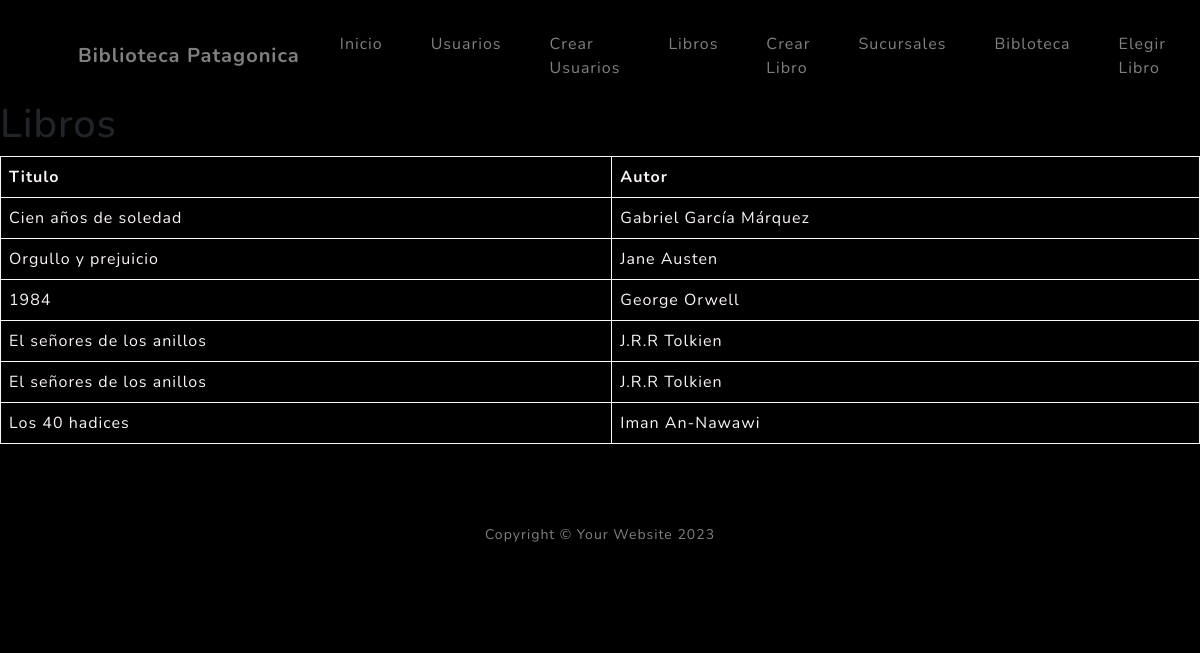
Before: /libro/list with the older database file.
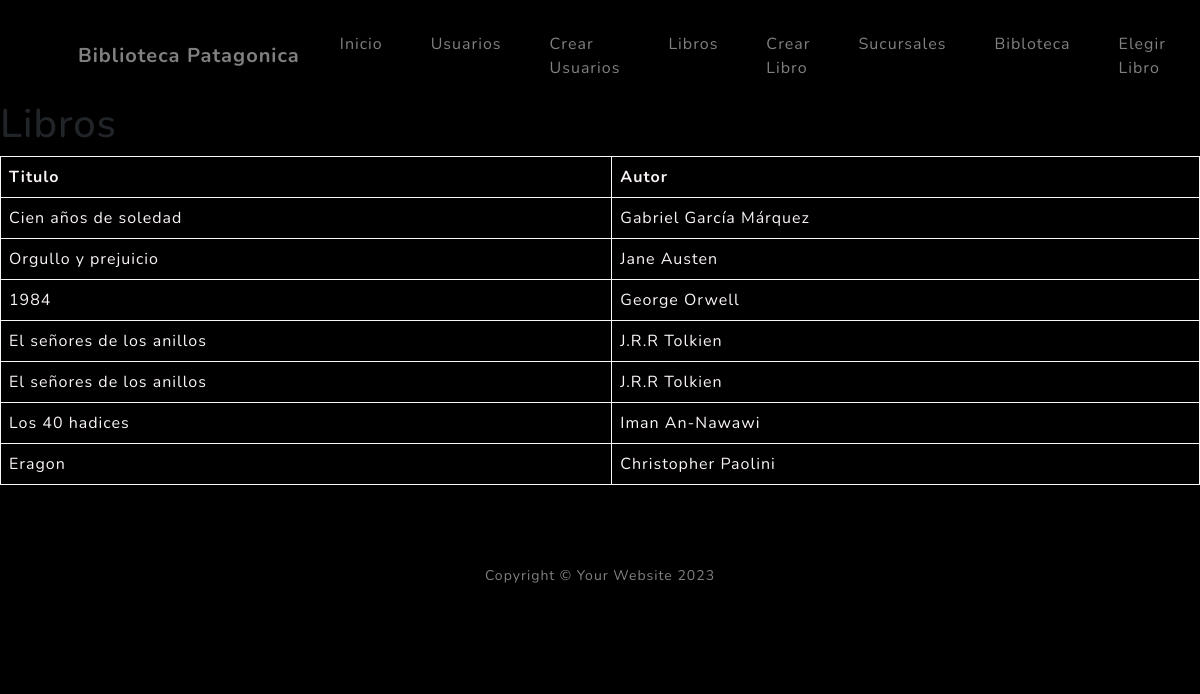
After: the same page with the newer database file.
### apps/core/models.py (models this page shows, shortened)
class Libro(models.Model):
    titulo = models.CharField(max_length=100)
    autor = models.CharField(max_length=100)

### apps/core/views.py (the view)
# urls.py: path("libro/list", views.libro_list, name='libro_list'),
def libro_list(request):
    consulta = models.Libro.objects.all()
    contexto = {"libros": consulta}
    return render(request, "core/libro_list.html", contexto)

### apps/core/templates/core/libro_list.html (shortened to what this page needs)
{% extends 'core/base.html' %}
{% block contenido %}
    <h1>Libros</h1>
    <table border="1">
        <thead>
            <tr>
                <th>Titulo</th>
                <th>Autor</th>
            </tr>
        </thead>
        <tbody>
            {% for libro in libros  %}
                <tr>
                    <td>{{libro.titulo}}</td>
                    <td>{{libro.autor}}</td>
                </tr>
            {% endfor %}
        </tbody>
    </table>
{% endblock contenido %}

Changed rows visible on the page:
added Libro: titulo "Eragon", autor "Christopher Paolini"
